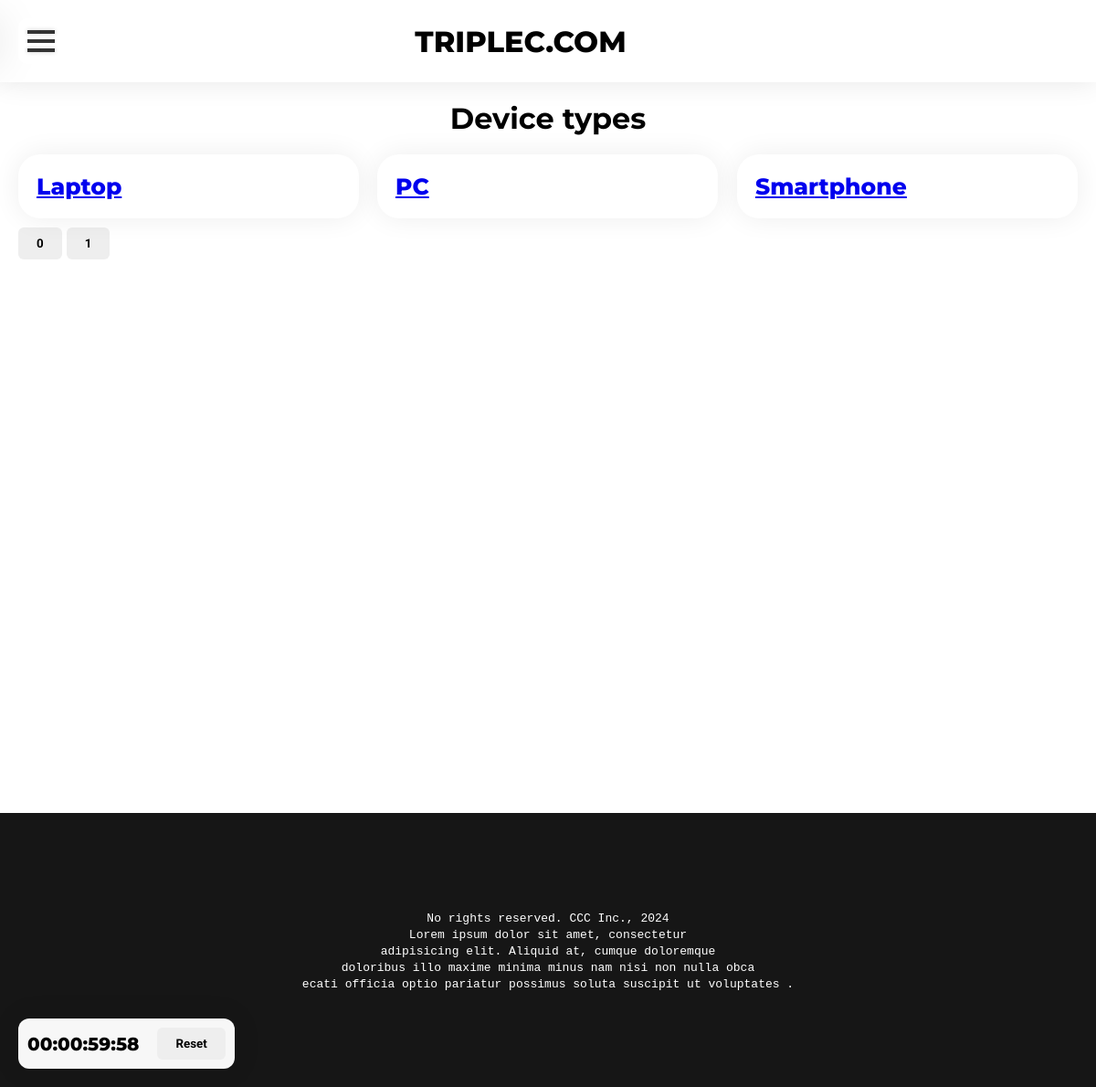
The app's page /services/2/10/ with its own data.
### service_app/models.py (models this page shows, shortened)
class DeviceType(models.Model):
    name = models.CharField("Device type name", max_length=100)
    description = models.CharField("Device type description", max_length=200)

### service_app/views.py (the view)
# urls.py: path('/<str:service_type_id>/<str:service_id>/', views.device_types),
def device_types(request, service_type_id, service_id):
    service = Service.objects.filter(id=service_id).first()
    device_type_list = list(service.device_types.all())
    return render(request, 'service_app/device_types.html', {'device_types': device_type_list})

### service_app/templates/service_app/device_types.html (shortened to what this page needs)
{% extends 'mainapp/layout.html' %}
{% load static %}
{% block main_block %}
    <div class="heading_container">
        <h1 class="heading_1">Device types</h1>
    </div>
    <div class="service_wrapper">
        {% for device_type in device_types %}
            <div class="card_wrapper">
                <div class="flat_container_padding service_item">
                    <a class="flat_container_heading_text" href="{{ device_type.id }}/">{{ device_type.name }}</a>
                </div>
            </div>
        {% endfor %}
    </div>
    <div class="pagination">
    </div>
{% endblock %}

### static/style.css (style rules this page uses)
* { margin: 0; padding: 0; box-sizing: border-box; }
body { margin: 0 !important; }
.flat_container_padding { border-radius: 24px; background-color: #ffffff; box-shadow: 0 0 30px rgba(0, 0, 0, .07); overflow: hidden; padding: 20px; }
.flat_container_heading_text { font-family: "Montserrat", sans-serif; font-weight: 800; font-size: 25px; }
*[class^="heading_container"] { width: 100%; text-align: center; padding-bottom: 20px; }
*[class^="heading"] { font-family: "Montserrat", sans-serif; font-kerning: normal; }
.service_wrapper { display: grid; grid-template-columns: repeat(3, 1fr); grid-gap: 20px; }
.service_item { transform-style: preserve-3d; --posX: 50%; --posY: 50%; --rotateX: 0; --rotateY: 0; transform: perspective(100em) translateZ(0em) rotateY(var(--rotateX)) rotateX(var(--rotateY)); }

### records on screen
DeviceType: name "Laptop"
DeviceType: name "PC"
DeviceType: name "Smartphone"
